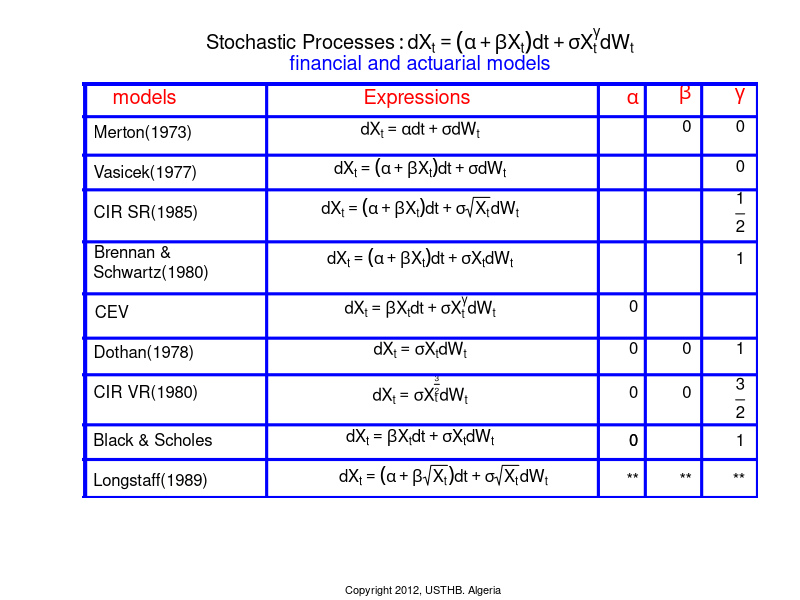

Source code (R):
## 11/04/2010 03:08:42
## Guidoum Arsalane (PG-PS/USTHB)
## Stochastic Processes 
## Mathematical models


plot(0:20,0:20,type="n",xlab="",ylab="",axes=FALSE,main=expression("Stochastic Processes":dX[t]==(alpha+beta*X[t])*dt+sigma*X[t]^gamma*dW[t]))
mtext("financial and actuarial models",line=0.4,cex=1.2,col="blue")
mtext("models",adj=0.05,line=-1.3,cex=1.2,col="red")
mtext("Expressions ",adj=0.5,line=-1.3,cex=1.2,col="red")
mtext(expression(alpha),adj=0.82,line=-1.3,cex=1.2,col="red")
mtext(expression(beta),adj=0.9,line=-1.3,cex=1.2,col="red")
mtext(expression(gamma),adj=0.98,line=-1.3,cex=1.2,col="red")
mtext("Merton(1973)",adj=0.02,line=-3,cex=1)
mtext("Vasicek(1977)",adj=0.02,line=-5,cex=1)
mtext("CIR SR(1985)",adj=0.02,line=-7,cex=1)
mtext("Brennan &",adj=0.02,line=-9,cex=1)
mtext("Schwartz(1980)",adj=0.02,line=-10,cex=1)
mtext("CEV",adj=0.02,line=-12,cex=1)
mtext("Dothan(1978)",adj=0.02,line=-14,cex=1)
mtext("CIR VR(1980)",adj=0.02,line=-16,cex=1)
mtext("Black & Scholes",adj=0.02,line=-18.4,cex=1)
mtext("Longstaff(1989)",adj=0.02,line=-20.4,cex=1)
mtext(expression(dX[t]==alpha*dt+sigma*dW[t]),line=-3,adj=0.5,cex=1)
mtext(expression(dX[t]==(alpha+beta*X[t])*dt+sigma*dW[t]),line=-5,adj=0.5,cex=1)
mtext(expression(dX[t]==(alpha+beta*X[t])*dt+sigma*sqrt(X[t])*dW[t]),line=-7,adj=0.5,cex=1)
mtext(expression(dX[t]==(alpha+beta*X[t])*dt+sigma*X[t]*dW[t]),line=-9.5,adj=0.5,cex=1)
mtext(expression(dX[t]==beta*X[t]*dt+sigma*X[t]^gamma*dW[t]),line=-12,adj=0.5,cex=1)
mtext(expression(dX[t]==sigma*X[t]*dW[t]),line=-14,adj=0.5,cex=1)
mtext(expression(dX[t]==sigma*X[t]^frac(3,2)*dW[t]),line=-16.3,adj=0.5,cex=1)
mtext(expression(dX[t]==beta*X[t]*dt+sigma*X[t]*dW[t]),line=-18.4,adj=0.5,cex=1)
mtext(expression(dX[t]==(alpha+beta*sqrt(X[t]))*dt+sigma*sqrt(X[t])*dW[t]),line=-20.4,adj=0.55,cex=1)
mtext(expression(0),adj=0.9,line=-2.7,cex=1)
mtext(expression(0),adj=0.98,line=-2.7,cex=1)
mtext(expression(0),adj=0.98,line=-4.7,cex=1)
mtext(expression(frac(1,2)),adj=0.98,line=-7.7,cex=1)
mtext(expression(1),adj=0.98,line=-9.3,cex=1)
mtext(expression(0),adj=0.82,line=-11.7,cex=1)
mtext(expression(0),adj=0.82,line=-13.8,cex=1)
mtext(expression(0),adj=0.9,line=-13.8,cex=1)
mtext(expression(1),adj=0.98,line=-13.8,cex=1)
mtext(expression(0),adj=0.82,line=-16,cex=1)
mtext(expression(0),adj=0.9,line=-16,cex=1)
mtext(expression(frac(3,2)),adj=0.98,line=-17,cex=1)
mtext(expression(0),adj=0.82,line=-18.4,cex=1)
mtext(expression(0),adj=0.82,line=-18.4,cex=1)
mtext(expression(1),adj=0.98,line=-18.4,cex=1)
mtext("**",adj=0.9,line=-20.4,cex=1)
mtext("**",adj=0.98,line=-20.4,cex=1)
mtext("**",adj=0.82,line=-20.4,cex=1)
abline(v=-0.7,col="blue",lwd=4)
abline(h=-0.8,col="blue",lwd=4)
abline(h=20.7,col="blue",lwd=4)
abline(v=20.8,col="blue",lwd=4)
abline(v=5.1,col="blue",lwd=3)
abline(v=15.7,col="blue",lwd=3)
abline(h=19,col="blue",lwd=3)
abline(v=17.2,col="blue",lwd=3)
abline(v=19,col="blue",lwd=3)
abline(h=17,col="blue",lwd=3)
abline(h=15.2,col="blue",lwd=3)
abline(h=12.5,col="blue",lwd=3)
abline(h=9.8,col="blue",lwd=3)
abline(h=7.5,col="blue",lwd=3)
abline(h=5.6,col="blue",lwd=3)
abline(h=3.0,col="blue",lwd=3)
abline(h=1.2,col="blue",lwd=3)
mtext(paste("  Copyright 2012, USTHB. Algeria"),
      side = 1, line = 4, adj = 0.5, cex = .66)
	  
	  
